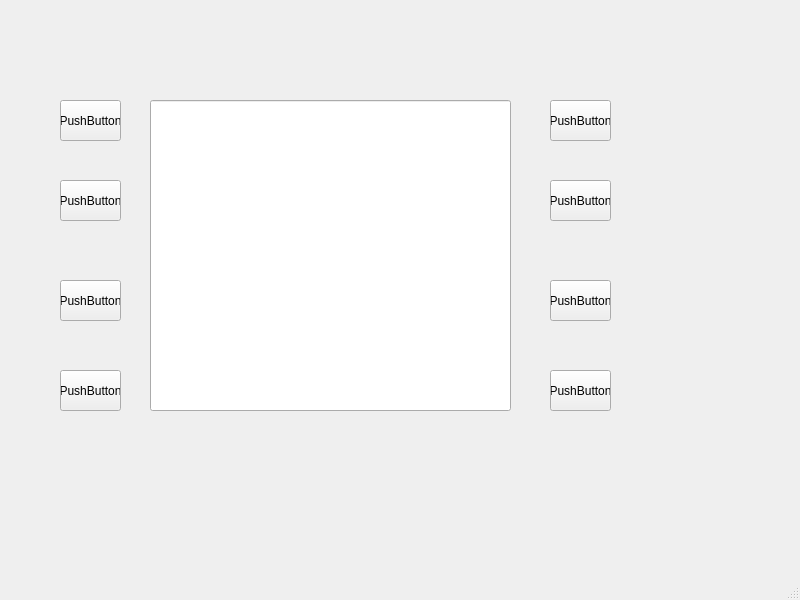
<?xml version="1.0" encoding="UTF-8"?>
<ui version="4.0">
 <class>MainWindow</class>
 <widget class="QMainWindow" name="MainWindow">
  <property name="geometry">
   <rect>
    <x>0</x>
    <y>0</y>
    <width>800</width>
    <height>600</height>
   </rect>
  </property>
  <property name="windowTitle">
   <string>MainWindow</string>
  </property>
  <widget class="QWidget" name="centralwidget">
   <widget class="QLineEdit" name="lineEdit">
    <property name="geometry">
     <rect>
      <x>150</x>
      <y>100</y>
      <width>361</width>
      <height>311</height>
     </rect>
    </property>
   </widget>
   <widget class="QPushButton" name="pushButton">
    <property name="geometry">
     <rect>
      <x>60</x>
      <y>100</y>
      <width>61</width>
      <height>41</height>
     </rect>
    </property>
    <property name="text">
     <string>PushButton</string>
    </property>
   </widget>
   <widget class="QPushButton" name="pushButton_2">
    <property name="geometry">
     <rect>
      <x>60</x>
      <y>180</y>
      <width>61</width>
      <height>41</height>
     </rect>
    </property>
    <property name="text">
     <string>PushButton</string>
    </property>
   </widget>
   <widget class="QPushButton" name="pushButton_3">
    <property name="geometry">
     <rect>
      <x>60</x>
      <y>280</y>
      <width>61</width>
      <height>41</height>
     </rect>
    </property>
    <property name="text">
     <string>PushButton</string>
    </property>
   </widget>
   <widget class="QPushButton" name="pushButton_4">
    <property name="geometry">
     <rect>
      <x>60</x>
      <y>370</y>
      <width>61</width>
      <height>41</height>
     </rect>
    </property>
    <property name="text">
     <string>PushButton</string>
    </property>
   </widget>
   <widget class="QPushButton" name="pushButton_5">
    <property name="geometry">
     <rect>
      <x>550</x>
      <y>180</y>
      <width>61</width>
      <height>41</height>
     </rect>
    </property>
    <property name="text">
     <string>PushButton</string>
    </property>
   </widget>
   <widget class="QPushButton" name="pushButton_6">
    <property name="geometry">
     <rect>
      <x>550</x>
      <y>280</y>
      <width>61</width>
      <height>41</height>
     </rect>
    </property>
    <property name="text">
     <string>PushButton</string>
    </property>
   </widget>
   <widget class="QPushButton" name="pushButton_7">
    <property name="geometry">
     <rect>
      <x>550</x>
      <y>100</y>
      <width>61</width>
      <height>41</height>
     </rect>
    </property>
    <property name="text">
     <string>PushButton</string>
    </property>
   </widget>
   <widget class="QPushButton" name="pushButton_8">
    <property name="geometry">
     <rect>
      <x>550</x>
      <y>370</y>
      <width>61</width>
      <height>41</height>
     </rect>
    </property>
    <property name="text">
     <string>PushButton</string>
    </property>
   </widget>
  </widget>
  <widget class="QMenuBar" name="menubar">
   <property name="geometry">
    <rect>
     <x>0</x>
     <y>0</y>
     <width>800</width>
     <height>20</height>
    </rect>
   </property>
  </widget>
  <widget class="QStatusBar" name="statusbar"/>
 </widget>
 <resources/>
 <connections/>
</ui>
